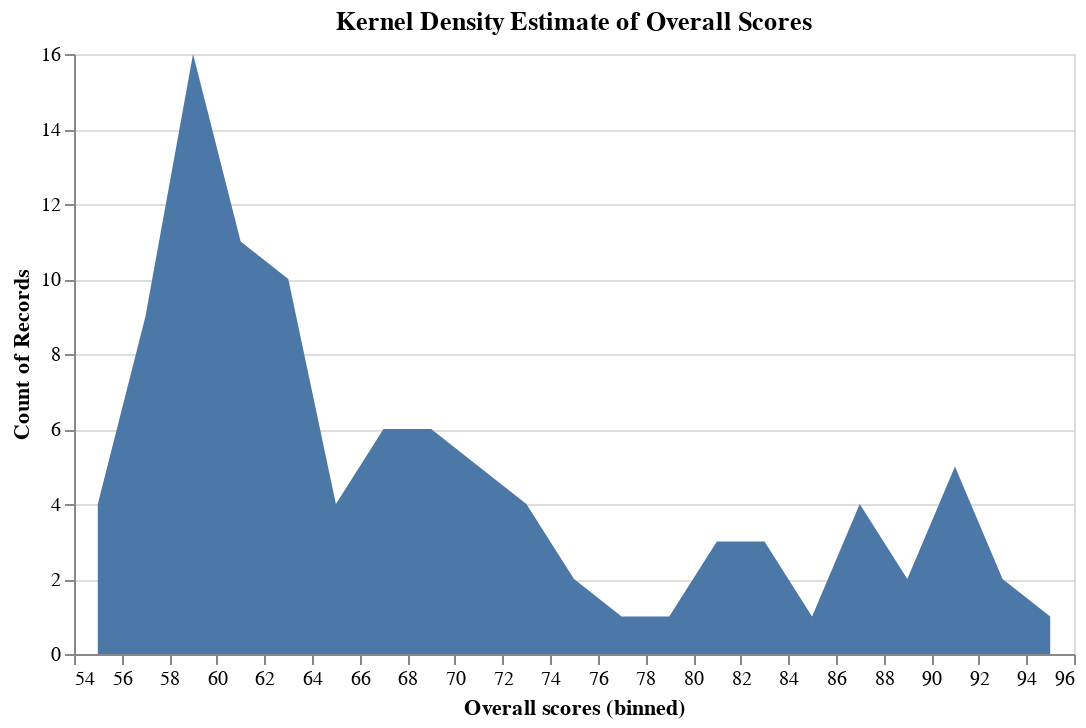

Source (notebook cell):
### Markdown cell above
**Visualize the distribution of 'Overall scores' using a kernel density estimate plot**

### Code cell
# Kernel density estimate plot using Altair to visualize the distribution of 'Overall scores'
alt.Chart(data).mark_area().encode(
    alt.X('Overall scores', bin=alt.Bin(maxbins=30)),
    alt.Y('count()', stack=None),
).properties(
    title='Kernel Density Estimate of Overall Scores',
    width=500
)

### Figure 1 — Vega-Lite specification as saved in the notebook (floating-point values rounded to 4 significant figures)
{"config": {"view": {"continuousWidth": 300, "continuousHeight": 300}}, "data": {"name": "data-ccb77a1e6e6b53fd516ab1508df2a56c"}, "mark": {"type": "area"}, "encoding": {"x": {"bin": {"maxbins": 30}, "field": "Overall scores", "type": "quantitative"}, "y": {"aggregate": "count", "stack": null, "type": "quantitative"}}, "title": "Kernel Density Estimate of Overall Scores", "width": 500, "$schema": "https://vega.github.io/schema/vega-lite/v5.16.3.json", "datasets": {"data-ccb77a1e6e6b53fd516ab1508df2a56c": [{"rank": 1, "ranking-institution-title": "Massachusetts Institute of Technology", "location": "United States", "Overall scores": 94.8, "Research Quality Score": 92.2, "Industry Score": 99.9, "International Outlook": 89.6, "Research Environment Score": 96.5, "Teaching Score": 96.0}, {"rank": 2, "ranking-institution-title": "Stanford University", "location": "United States", "Overall scores": 93.4, "Research Quality Score": 91.9, "Industry Score": 100.0, "International Outlook": 83.5, "Research Environment Score": 91.8, "Teaching Score": 98.2}, {"rank": 3, "ranking-institution-title": "Harvard University", "location": "United States", "Overall scores": 92.4, "Research Quality Score": 95.2, "Industry Score": 69.8, "International Outlook": 82.1, "Research Environment Score": 93.4, "Teaching Score": 95.0}, {"rank": 4, "ranking-institution-title": "University of California, Berkeley", "location": "United States", "Overall scores": 91.9, "Research Quality Score": 95.2, "Industry Score": 90.6, "International Outlook": 83.5, "Research Environment Score": 92.7, "Teaching Score": 91.1}, {"rank": 5, "ranking-institution-title": "University of Cambridge", "location": "United Kingdom", "Overall scores": 91.7, "Research Quality Score": 86.6, "Industry Score": 76.7, "International Outlook": 95.4, "Research Environment Score": 94.6, "Teaching Score": 93.8}, {"rank": 5, "ranking-institution-title": "University of Oxford", "location": "United Kingdom", "Overall scores": 91.7, "Research Quality Score": 81.7, "Industry Score": 89.4, "International Outlook": 94.5, "Research Environment Score": 97.4, "Teaching Score": 93.5}, {"rank": 7, "ranking-institution-title": "The University of Chicago", "location": "United States", "Overall scores": 91.3, "Research Quality Score": 95.8, "Industry Score": 67.6, "International Outlook": 79.0, "Research Environment Score": 93.5, "Teaching Score": 91.9}, {"rank": 8, "ranking-institution-title": "Tsinghua University", "location": "China", "Overall scores": 90.0, "Research Quality Score": 82.5, "Industry Score": 99.5, "International Outlook": 77.7, "Research Environment Score": 95.2, "Teaching Score": 93.2}, {"rank": 9, "ranking-institution-title": "Yale University", "location": "United States", "Overall scores": 89.5, "Research Quality Score": 86.9, "Industry Score": 67.8, "International Outlook": 85.1, "Research Environment Score": 89.3, "Teaching Score": 96.1}, {"rank": 10, "ranking-institution-title": "Peking University", "location": "China", "Overall scores": 89.2, "Research Quality Score": 74.5, "Industry Score": 95.4, "International Outlook": 94.0, "Research Environment Score": 91.8, "Teaching Score": 96.3}, {"rank": 11, "ranking-institution-title": "London School of Economics and Political Science", "location": "United Kingdom", "Overall scores": 87.8, "Research Quality Score": 81.9, "Industry Score": 68.1, "International Outlook": 95.7, "Research Environment Score": 94.5, "Teaching Score": 85.9}, {"rank": 12, "ranking-institution-title": "University of Pennsylvania", "location": "United States", "Overall scores": 87.5, "Research Quality Score": 86.9, "Industry Score": 71.4, "International Outlook": 74.9, "Research Environment Score": 89.2, "Teaching Score": 92.2}, {"rank": 13, "ranking-institution-title": "Northwestern University", "location": "United States", "Overall scores": 86.8, "Research Quality Score": 86.2, "Industry Score": 77.2, "International Outlook": 79.8, "Research Environment Score": 89.4, "Teaching Score": 88.0}, {"rank": 14, "ranking-institution-title": "Columbia University", "location": "United States", "Overall scores": 86.5, "Research Quality Score": 79.2, "Industry Score": 77.3, "International Outlook": 87.7, "Research Environment Score": 87.8, "Teaching Score": 92.0}, {"rank": 15, "ranking-institution-title": "National University of Singapore", "location": "Singapore", "Overall scores": 85.7, "Research Quality Score": 79.7, "Industry Score": 97.9, "International Outlook": 80.4, "Research Environment Score": 95.9, "Teaching Score": 79.9}, {"rank": 16, "ranking-institution-title": "ETH Zurich", "location": "Switzerland", "Overall scores": 83.5, "Research Quality Score": 87.1, "Industry Score": 99.5, "International Outlook": 96.4, "Research Environment Score": 83.1, "Teaching Score": 75.2}, {"rank": 17, "ranking-institution-title": "New York University", "location": "United States", "Overall scores": 83.3, "Research Quality Score": 75.7, "Industry Score": 68.6, "International Outlook": 89.3, "Research Environment Score": 90.6, "Teaching Score": 82.2}, {"rank": 18, "ranking-institution-title": "Duke University", "location": "United States", "Overall scores": 82.8, "Research Quality Score": 80.2, "Industry Score": 100.0, "International Outlook": 83.0, "Research Environment Score": 87.5, "Teaching Score": 77.7}, {"rank": 19, "ranking-institution-title": "University of California, Los Angeles", "location": "United States", "Overall scores": 81.2, "Research Quality Score": 79.2, "Industry Score": 67.5, "International Outlook": 75.8, "Research Environment Score": 86.4, "Teaching Score": 80.9}, {"rank": 20, "ranking-institution-title": "Cornell University", "location": "United States", "Overall scores": 81.1, "Research Quality Score": 80.7, "Industry Score": 67.5, "International Outlook": 78.2, "Research Environment Score": 84.1, "Teaching Score": 81.0}, {"rank": 21, "ranking-institution-title": "University of Michigan-Ann Arbor", "location": "United States", "Overall scores": 80.8, "Research Quality Score": 81.1, "Industry Score": 74.7, "International Outlook": 73.1, "Research Environment Score": 85.6, "Teaching Score": 78.7}, {"rank": 22, "ranking-institution-title": "Erasmus University Rotterdam", "location": "Netherlands", "Overall scores": 78.3, "Research Quality Score": 81.7, "Industry Score": 75.7, "International Outlook": 89.0, "Research Environment Score": 85.1, "Teaching Score": 65.5}, {"rank": 23, "ranking-institution-title": "UCL", "location": "United Kingdom", "Overall scores": 76.7, "Research Quality Score": 80.2, "Industry Score": 67.4, "International Outlook": 94.5, "Research Environment Score": 80.3, "Teaching Score": 66.0}, {"rank": 24, "ranking-institution-title": "University of Toronto", "location": "Canada", "Overall scores": 75.0, "Research Quality Score": 77.3, "Industry Score": 67.9, "International Outlook": 92.0, "Research Environment Score": 76.8, "Teaching Score": 67.2}, {"rank": 25, "ranking-institution-title": "Shanghai Jiao Tong University", "location": "China", "Overall scores": 74.7, "Research Quality Score": 75.6, "Industry Score": 99.8, "International Outlook": 86.8, "Research Environment Score": 70.5, "Teaching Score": 71.4}, {"rank": 26, "ranking-institution-title": "University of Warwick", "location": "United Kingdom", "Overall scores": 73.7, "Research Quality Score": 83.5, "Industry Score": 66.0, "International Outlook": 95.9, "Research Environment Score": 65.9, "Teaching Score": 68.1}, {"rank": 27, "ranking-institution-title": "Technical University of Munich", "location": "Germany", "Overall scores": 73.2, "Research Quality Score": 79.8, "Industry Score": 99.3, "International Outlook": 80.3, "Research Environment Score": 71.7, "Teaching Score": 63.8}, {"rank": 28, "ranking-institution-title": "Copenhagen Business School", "location": "Denmark", "Overall scores": 72.0, "Research Quality Score": 86.4, "Industry Score": 53.5, "International Outlook": 83.8, "Research Environment Score": 71.1, "Teaching Score": 60.2}, {"rank": 28, "ranking-institution-title": "The University of Tokyo", "location": "Japan", "Overall scores": 72.0, "Research Quality Score": 50.2, "Industry Score": 100.0, "International Outlook": 47.0, "Research Environment Score": 85.6, "Teaching Score": 79.4}, {"rank": 30, "ranking-institution-title": "The Hong Kong University of Science and Technology", "location": "Hong Kong", "Overall scores": 71.4, "Research Quality Score": 78.5, "Industry Score": 100.0, "International Outlook": 89.8, "Research Environment Score": 70.3, "Teaching Score": 57.4}, {"rank": 31, "ranking-institution-title": "University of Manchester", "location": "United Kingdom", "Overall scores": 71.3, "Research Quality Score": 80.4, "Industry Score": 68.1, "International Outlook": 95.6, "Research Environment Score": 65.8, "Teaching Score": 62.7}, {"rank": 32, "ranking-institution-title": "Carnegie Mellon University", "location": "United States", "Overall scores": 71.0, "Research Quality Score": 84.8, "Industry Score": 68.8, "International Outlook": 88.0, "Research Environment Score": 68.5, "Teaching Score": 57.4}, {"rank": 33, "ranking-institution-title": "University of California, San Diego", "location": "United States", "Overall scores": 70.6, "Research Quality Score": 85.1, "Industry Score": 100.0, "International Outlook": 75.6, "Research Environment Score": 64.9, "Teaching Score": 59.4}, {"rank": 34, "ranking-institution-title": "University of Minnesota", "location": "United States", "Overall scores": 70.2, "Research Quality Score": 77.3, "Industry Score": 82.0, "International Outlook": 56.5, "Research Environment Score": 72.8, "Teaching Score": 64.3}, {"rank": 35, "ranking-institution-title": "University of British Columbia", "location": "Canada", "Overall scores": 69.9, "Research Quality Score": 77.0, "Industry Score": 71.4, "International Outlook": 95.6, "Research Environment Score": 69.1, "Teaching Score": 56.9}, {"rank": 36, "ranking-institution-title": "LMU Munich", "location": "Germany", "Overall scores": 69.0, "Research Quality Score": 66.4, "Industry Score": 97.1, "International Outlook": 72.8, "Research Environment Score": 72.7, "Teaching Score": 62.7}, {"rank": 37, "ranking-institution-title": "University of Mannheim", "location": "Germany", "Overall scores": 68.6, "Research Quality Score": 71.4, "Industry Score": 93.0, "International Outlook": 63.4, "Research Environment Score": 71.6, "Teaching Score": 61.6}, {"rank": 38, "ranking-institution-title": "Nanyang Technological University, Singapore", "location": "Singapore", "Overall scores": 68.4, "Research Quality Score": 77.4, "Industry Score": 100.0, "International Outlook": 86.8, "Research Environment Score": 63.3, "Teaching Score": 56.6}, {"rank": 39, "ranking-institution-title": "University of Hong Kong", "location": "Hong Kong", "Overall scores": 68.3, "Research Quality Score": 80.1, "Industry Score": 72.5, "International Outlook": 97.6, "Research Environment Score": 65.1, "Teaching Score": 52.6}, {"rank": 40, "ranking-institution-title": "Tilburg University", "location": "Netherlands", "Overall scores": 68.1, "Research Quality Score": 72.3, "Industry Score": 99.7, "International Outlook": 81.4, "Research Environment Score": 67.7, "Teaching Score": 57.1}, {"rank": 41, "ranking-institution-title": "University of Melbourne", "location": "Australia", "Overall scores": 67.8, "Research Quality Score": 74.7, "Industry Score": 79.2, "International Outlook": 93.9, "Research Environment Score": 65.5, "Teaching Score": 55.1}, {"rank": 42, "ranking-institution-title": "Fudan University", "location": "China", "Overall scores": 67.1, "Research Quality Score": 74.1, "Industry Score": 88.0, "International Outlook": 77.1, "Research Environment Score": 55.1, "Teaching Score": 67.9}, {"rank": 42, "ranking-institution-title": "Zhejiang University", "location": "China", "Overall scores": 67.1, "Research Quality Score": 82.4, "Industry Score": 94.8, "International Outlook": 87.0, "Research Environment Score": 53.0, "Teaching Score": 59.5}, {"rank": 42, "ranking-institution-title": "University of Zurich", "location": "Switzerland", "Overall scores": 67.1, "Research Quality Score": 80.0, "Industry Score": 91.0, "International Outlook": 90.2, "Research Environment Score": 62.2, "Teaching Score": 51.5}, {"rank": 45, "ranking-institution-title": "Hong Kong Polytechnic University", "location": "Hong Kong", "Overall scores": 67.0, "Research Quality Score": 92.9, "Industry Score": 70.9, "International Outlook": 95.5, "Research Environment Score": 55.7, "Teaching Score": 48.5}, {"rank": 46, "ranking-institution-title": "Monash University", "location": "Australia", "Overall scores": 66.4, "Research Quality Score": 78.4, "Industry Score": 73.9, "International Outlook": 92.6, "Research Environment Score": 55.3, "Teaching Score": 59.2}, {"rank": 47, "ranking-institution-title": "Yonsei University (Seoul campus)", "location": "South Korea", "Overall scores": 64.6, "Research Quality Score": 77.4, "Industry Score": 75.8, "International Outlook": 66.3, "Research Environment Score": 57.1, "Teaching Score": 59.9}, {"rank": 48, "ranking-institution-title": "City University of Hong Kong", "location": "Hong Kong", "Overall scores": 64.5, "Research Quality Score": 76.2, "Industry Score": 100.0, "International Outlook": 99.0, "Research Environment Score": 54.1, "Teaching Score": 51.0}, {"rank": 48, "ranking-institution-title": "Dartmouth College", "location": "United States", "Overall scores": 64.5, "Research Quality Score": 93.7, "Industry Score": 67.5, "International Outlook": 60.6, "Research Environment Score": 41.0, "Teaching Score": 65.7}, {"rank": 50, "ranking-institution-title": "Michigan State University", "location": "United States", "Overall scores": 64.2, "Research Quality Score": 79.8, "Industry Score": 67.3, "International Outlook": 71.6, "Research Environment Score": 60.9, "Teaching Score": 52.4}, {"rank": 51, "ranking-institution-title": "University of Southern California", "location": "United States", "Overall scores": 63.9, "Research Quality Score": 86.7, "Industry Score": 69.2, "International Outlook": 76.6, "Research Environment Score": 53.8, "Teaching Score": 51.3}, {"rank": 52, "ranking-institution-title": "University of Groningen", "location": "Netherlands", "Overall scores": 63.5, "Research Quality Score": 79.9, "Industry Score": 92.1, "International Outlook": 84.8, "Research Environment Score": 58.8, "Teaching Score": 45.0}, {"rank": 53, "ranking-institution-title": "University of Bonn", "location": "Germany", "Overall scores": 63.2, "Research Quality Score": 63.3, "Industry Score": 84.9, "International Outlook": 81.2, "Research Environment Score": 64.8, "Teaching Score": 53.3}, {"rank": 54, "ranking-institution-title": "University of Washington", "location": "United States", "Overall scores": 63.0, "Research Quality Score": 78.7, "Industry Score": 67.5, "International Outlook": 78.6, "Research Environment Score": 57.3, "Teaching Score": 50.7}, {"rank": 55, "ranking-institution-title": "Australian National University", "location": "Australia", "Overall scores": 62.9, "Research Quality Score": 70.7, "Industry Score": 67.3, "International Outlook": 92.4, "Research Environment Score": 56.7, "Teaching Score": 53.5}, {"rank": 56, "ranking-institution-title": "University of Edinburgh", "location": "United Kingdom", "Overall scores": 62.8, "Research Quality Score": 75.0, "Industry Score": 67.9, "International Outlook": 94.7, "Research Environment Score": 48.6, "Teaching Score": 57.3}, {"rank": 57, "ranking-institution-title": "Chinese University of Hong Kong", "location": "Hong Kong", "Overall scores": 62.6, "Research Quality Score": 72.1, "Industry Score": 69.7, "International Outlook": 91.8, "Research Environment Score": 60.7, "Teaching Score": 47.2}, {"rank": 57, "ranking-institution-title": "KU Leuven", "location": "Belgium", "Overall scores": 62.6, "Research Quality Score": 78.8, "Industry Score": 100.0, "International Outlook": 73.2, "Research Environment Score": 58.1, "Teaching Score": 45.7}, {"rank": 59, "ranking-institution-title": "University of St Gallen", "location": "Switzerland", "Overall scores": 62.1, "Research Quality Score": 83.0, "Industry Score": 84.9, "International Outlook": 92.2, "Research Environment Score": 39.9, "Teaching Score": 56.0}, {"rank": 59, "ranking-institution-title": "University of Texas at Austin", "location": "United States", "Overall scores": 62.1, "Research Quality Score": 72.6, "Industry Score": 78.6, "International Outlook": 47.0, "Research Environment Score": 63.3, "Teaching Score": 54.6}, {"rank": 61, "ranking-institution-title": "University of Illinois at Urbana-Champaign", "location": "United States", "Overall scores": 61.5, "Research Quality Score": 74.5, "Industry Score": 79.2, "International Outlook": 67.8, "Research Environment Score": 57.0, "Teaching Score": 51.4}, {"rank": 62, "ranking-institution-title": "Lomonosov Moscow State University", "location": null, "Overall scores": 61.4, "Research Quality Score": 43.3, "Industry Score": 76.6, "International Outlook": 67.7, "Research Environment Score": 57.5, "Teaching Score": 76.5}, {"rank": 63, "ranking-institution-title": "University of California, Davis", "location": "United States", "Overall scores": 61.2, "Research Quality Score": 84.3, "Industry Score": 76.2, "International Outlook": 84.6, "Research Environment Score": 52.0, "Teaching Score": 42.9}, {"rank": 64, "ranking-institution-title": "King’s College London", "location": "United Kingdom", "Overall scores": 61.1, "Research Quality Score": 76.0, "Industry Score": 31.1, "International Outlook": 93.9, "Research Environment Score": 53.7, "Teaching Score": 50.7}, {"rank": 65, "ranking-institution-title": "Boston University", "location": "United States", "Overall scores": 60.9, "Research Quality Score": 91.3, "Industry Score": 63.5, "International Outlook": 81.4, "Research Environment Score": 44.1, "Teaching Score": 47.0}, {"rank": 66, "ranking-institution-title": "Indiana University", "location": "United States", "Overall scores": 60.8, "Research Quality Score": 81.0, "Industry Score": 79.8, "International Outlook": 67.7, "Research Environment Score": 53.0, "Teaching Score": 47.8}, {"rank": 67, "ranking-institution-title": "University of Wisconsin-Madison", "location": "United States", "Overall scores": 60.5, "Research Quality Score": 62.3, "Industry Score": 70.7, "International Outlook": 62.9, "Research Environment Score": 67.0, "Teaching Score": 50.1}, {"rank": 68, "ranking-institution-title": "Purdue University West Lafayette", "location": "United States", "Overall scores": 60.2, "Research Quality Score": 71.2, "Industry Score": 69.6, "International Outlook": 75.8, "Research Environment Score": 58.1, "Teaching Score": 47.7}, {"rank": 68, "ranking-institution-title": "University of Virginia (Main campus)", "location": "United States", "Overall scores": 60.2, "Research Quality Score": 83.4, "Industry Score": 67.3, "International Outlook": 63.6, "Research Environment Score": 38.9, "Teaching Score": 61.2}, {"rank": 70, "ranking-institution-title": "University of Amsterdam", "location": "Netherlands", "Overall scores": 60.0, "Research Quality Score": 75.0, "Industry Score": 71.4, "International Outlook": 90.9, "Research Environment Score": 47.3, "Teaching Score": 50.3}, {"rank": 70, "ranking-institution-title": "The University of Sydney", "location": "Australia", "Overall scores": 60.0, "Research Quality Score": 73.9, "Industry Score": 78.8, "International Outlook": 89.2, "Research Environment Score": 52.1, "Teaching Score": 45.5}, {"rank": 72, "ranking-institution-title": "Johns Hopkins University", "location": "United States", "Overall scores": 59.8, "Research Quality Score": 68.0, "Industry Score": 68.1, "International Outlook": 88.9, "Research Environment Score": 53.1, "Teaching Score": 50.4}, {"rank": 72, "ranking-institution-title": "Université de Montréal", "location": "Canada", "Overall scores": 59.8, "Research Quality Score": 69.9, "Industry Score": 93.4, "International Outlook": 85.7, "Research Environment Score": 51.9, "Teaching Score": 47.8}, {"rank": 74, "ranking-institution-title": "The University of Queensland", "location": "Australia", "Overall scores": 59.7, "Research Quality Score": 83.8, "Industry Score": 77.0, "International Outlook": 94.1, "Research Environment Score": 53.1, "Teaching Score": 34.3}, {"rank": 75, "ranking-institution-title": "University of Nottingham", "location": "United Kingdom", "Overall scores": 59.6, "Research Quality Score": 80.5, "Industry Score": 64.4, "International Outlook": 96.3, "Research Environment Score": 45.5, "Teaching Score": 45.6}, {"rank": 76, "ranking-institution-title": "University of North Carolina at Chapel Hill", "location": "United States", "Overall scores": 59.4, "Research Quality Score": 82.4, "Industry Score": 67.9, "International Outlook": 55.2, "Research Environment Score": 53.0, "Teaching Score": 47.1}, {"rank": 76, "ranking-institution-title": "University of Toulouse", "location": "France", "Overall scores": 59.4, "Research Quality Score": 63.2, "Industry Score": 72.9, "International Outlook": 84.8, "Research Environment Score": 61.4, "Teaching Score": 45.1}, {"rank": 78, "ranking-institution-title": "Kyoto University", "location": "Japan", "Overall scores": 59.2, "Research Quality Score": 48.6, "Industry Score": 99.7, "International Outlook": 59.3, "Research Environment Score": 61.3, "Teaching Score": 60.4}, {"rank": 79, "ranking-institution-title": "University of Reading", "location": "United Kingdom", "Overall scores": 59.1, "Research Quality Score": 85.2, "Industry Score": 75.8, "International Outlook": 94.6, "Research Environment Score": 42.0, "Teaching Score": 42.6}, {"rank": 80, "ranking-institution-title": "University of Massachusetts", "location": "United States", "Overall scores": 59.0, "Research Quality Score": 72.7, "Industry Score": 66.6, "International Outlook": 73.2, "Research Environment Score": 46.7, "Teaching Score": 55.2}, {"rank": 80, "ranking-institution-title": "University of Navarra", "location": "Spain", "Overall scores": 59.0, "Research Quality Score": 73.8, "Industry Score": 26.1, "International Outlook": 94.5, "Research Environment Score": 38.0, "Teaching Score": 62.5}, {"rank": 82, "ranking-institution-title": "Lund University", "location": "Sweden", "Overall scores": 58.8, "Research Quality Score": 86.1, "Industry Score": 92.4, "International Outlook": 66.2, "Research Environment Score": 51.0, "Teaching Score": 37.8}, {"rank": 83, "ranking-institution-title": "Maastricht University", "location": "Netherlands", "Overall scores": 58.7, "Research Quality Score": 69.2, "Industry Score": 93.8, "International Outlook": 96.3, "Research Environment Score": 45.0, "Teaching Score": 48.5}, {"rank": 84, "ranking-institution-title": "Aalto University", "location": "Finland", "Overall scores": 58.6, "Research Quality Score": 79.5, "Industry Score": 82.6, "International Outlook": 66.9, "Research Environment Score": 52.5, "Teaching Score": 41.9}, {"rank": 85, "ranking-institution-title": "University of Maryland, College Park", "location": "United States", "Overall scores": 58.5, "Research Quality Score": 81.2, "Industry Score": 67.5, "International Outlook": 52.2, "Research Environment Score": 53.2, "Teaching Score": 46.1}, {"rank": 86, "ranking-institution-title": "Western University", "location": "Canada", "Overall scores": 58.2, "Research Quality Score": 75.5, "Industry Score": 90.7, "International Outlook": 90.9, "Research Environment Score": 37.0, "Teaching Score": 52.1}, {"rank": 87, "ranking-institution-title": "HSE University", "location": null, "Overall scores": 58.1, "Research Quality Score": 54.7, "Industry Score": 69.7, "International Outlook": 49.2, "Research Environment Score": 59.0, "Teaching Score": 61.2}, {"rank": 88, "ranking-institution-title": "Seoul National University", "location": "South Korea", "Overall scores": 57.7, "Research Quality Score": 55.7, "Industry Score": 100.0, "International Outlook": 47.2, "Research Environment Score": 59.0, "Teaching Score": 55.4}, {"rank": 89, "ranking-institution-title": "McGill University", "location": "Canada", "Overall scores": 57.4, "Research Quality Score": 67.9, "Industry Score": 75.7, "International Outlook": 94.8, "Research Environment Score": 47.7, "Teaching Score": 45.5}, {"rank": 90, "ranking-institution-title": "University of Surrey", "location": "United Kingdom", "Overall scores": 57.0, "Research Quality Score": 95.4, "Industry Score": 46.5, "International Outlook": 98.1, "Research Environment Score": 37.0, "Teaching Score": 35.4}, {"rank": 91, "ranking-institution-title": "Penn State (Main campus)", "location": "United States", "Overall scores": 56.9, "Research Quality Score": 72.1, "Industry Score": 67.6, "International Outlook": 62.9, "Research Environment Score": 53.0, "Teaching Score": 45.1}, {"rank": 91, "ranking-institution-title": "Trinity College Dublin", "location": "Ireland", "Overall scores": 56.9, "Research Quality Score": 90.0, "Industry Score": 67.2, "International Outlook": 88.3, "Research Environment Score": 37.8, "Teaching Score": 38.8}, {"rank": 93, "ranking-institution-title": "Pompeu Fabra University", "location": "Spain", "Overall scores": 56.8, "Research Quality Score": 64.6, "Industry Score": 63.5, "International Outlook": 75.0, "Research Environment Score": 52.9, "Teaching Score": 48.1}, {"rank": 94, "ranking-institution-title": "University of Florida", "location": "United States", "Overall scores": 56.6, "Research Quality Score": 79.6, "Industry Score": 68.8, "International Outlook": 51.5, "Research Environment Score": 56.2, "Teaching Score": 38.1}, {"rank": 95, "ranking-institution-title": "Texas A&M University", "location": "United States", "Overall scores": 56.4, "Research Quality Score": 78.6, "Industry Score": 69.0, "International Outlook": 57.9, "Research Environment Score": 57.9, "Teaching Score": 34.3}, {"rank": 96, "ranking-institution-title": "City, University of London", "location": "United Kingdom", "Overall scores": 56.0, "Research Quality Score": 73.3, "Industry Score": 64.4, "International Outlook": 97.5, "Research Environment Score": 42.3, "Teaching Score": 42.5}, {"rank": 97, "ranking-institution-title": "Nanjing University", "location": "China", "Overall scores": 55.9, "Research Quality Score": 79.4, "Industry Score": 90.0, "International Outlook": 71.5, "Research Environment Score": 34.9, "Teaching Score": 49.4}, {"rank": 97, "ranking-institution-title": "UNSW Sydney", "location": "Australia", "Overall scores": 55.9, "Research Quality Score": 73.5, "Industry Score": 93.7, "International Outlook": 93.1, "Research Environment Score": 46.6, "Teaching Score": 35.1}, {"rank": 98, "ranking-institution-title": "Lancaster University", "location": "United Kingdom", "Overall scores": 55.8, "Research Quality Score": 78.5, "Industry Score": 67.1, "International Outlook": 96.8, "Research Environment Score": 43.4, "Teaching Score": 36.2}, {"rank": 99, "ranking-institution-title": "Ohio State University (Main campus)", "location": "United States", "Overall scores": 55.8, "Research Quality Score": 77.4, "Industry Score": 69.9, "International Outlook": 71.3, "Research Environment Score": 53.6, "Teaching Score": 34.0}]}}
